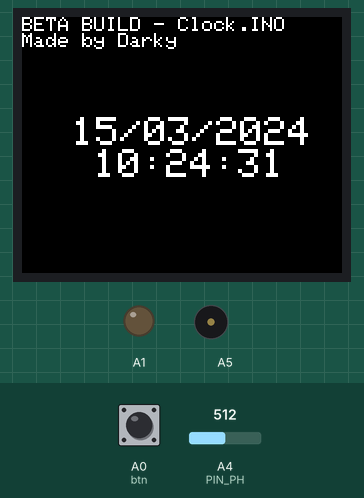
Simulated run of this sketch. Board: Arduino Uno, built with avr-gcc and run on an emulated ATmega328P. Parts: 160×128 colour display, output pins drawn as LEDs (lit = HIGH), buzzer (waves = sounding). Inputs (shaded band) come from the test bench; at power-on: A4 (PIN_PH) = 512, A0 (btn) HIGH. The local clock reads 2024-03-15 10:24:30 at power-on unless the sketch sets it; what the sketch prints to the serial monitor is not drawn.

Above: at 1.3 s.
1.4 s: A4 (PIN_PH) set to 887
3.6 s: A4 (PIN_PH) set to 915
At 4.9 s:
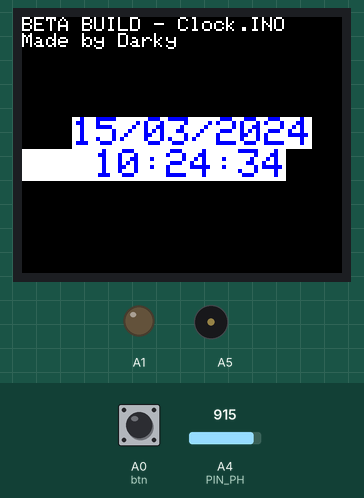
6.6 s: A0 (btn) pulled LOW for 0.15 s
At 7.1 s:
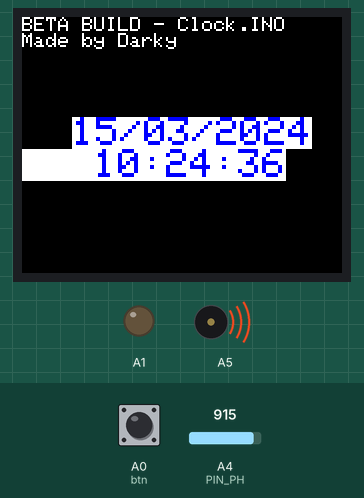
7.3 s: A4 (PIN_PH) set to 890
At 9.5 s:
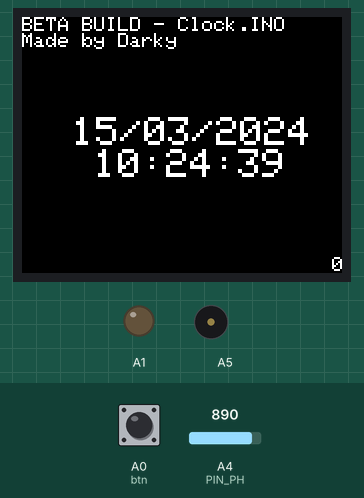
9.6 s: A0 (btn) pulsed LOW 5 times (0.12 s each, 0.3 s apart)
At 15.2 s:
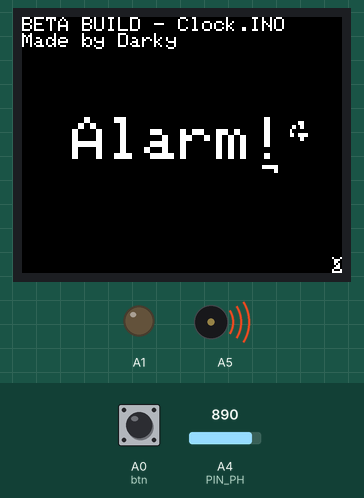
15.6 s: A0 (btn) pulled LOW for 1 s
At 18.0 s:
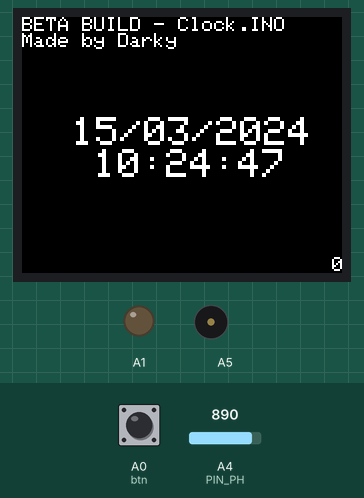
Timing chart, 0 to 18.2 s (numbered marks = the images above; inputs shaded):
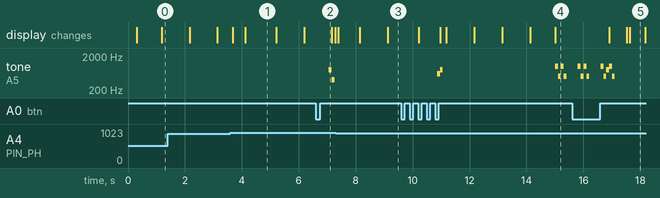

The sketch:

arduino.ino
```cpp
//Подключение библиотек
#include <TimeAlarms.h>
#include <TimeLib.h>
#include <Adafruit_GFX.h>
#include <Adafruit_ST7735.h>
#include <ThreeWire.h>
#include <RtcDS1302.h>
#include <SPI.h>image.png
#include <OneButton.h>
//Создание и установка переменных
ThreeWire myWire(4, 5, 2);
RtcDS1302<ThreeWire> Rtc(myWire);
#define TFT_CS     10
#define TFT_RST    8
#define TFT_DC     9
#define PIN_PH     A4
Adafruit_ST7735 tft = Adafruit_ST7735(TFT_CS, TFT_DC, TFT_RST);
char Printout[23];
#define countof(a) (sizeof(a) / sizeof(a[0]))
const String intro = "BETA BUILD - Clock.INO \nMade by Darky";
int gSeconds = 0;
int gMinutes = 0;
int gHours = 0;
int gDay = 0;
int gMonth = 0;
int gYear = 0;
const int chipSelect = 3;
int AlarmState = 1;
OneButton btn = OneButton(
  A0,  // Input pin for the button
  true,        // Button is active LOW
  true         // Enable internal pull-up resistor
);
//Функция для получения времени с RTC
void printDateTime(const RtcDateTime & dt)
{
    snprintf_P(Printout,
            countof(Printout),
            PSTR("%02u/%02u/%04u\n   %02u:%02u:%02u"),
            dt.Day(),
            dt.Month(),
            dt.Year(),
            dt.Hour(),
            dt.Minute(),
            dt.Second() );
    gSeconds = dt.Second();
    gMinutes = dt.Minute();
    gHours = dt.Hour();
    gDay = dt.Day();
    gMonth = dt.Month();
    gYear = dt.Year();
}
//Первичная настройка
void setup() {
  setTime(gHours, gMinutes, gSeconds, gDay, gMonth, gYear);
  Rtc.Begin();
  Serial.begin(9600);
  Serial.println(__DATE__);
  Serial.println(__TIME__);
  RtcDateTime compiled = RtcDateTime(__DATE__, __TIME__);
  if (!Rtc.IsDateTimeValid())
    {
        Serial.println("RTC lost confidence in the DateTime!");
        Rtc.SetDateTime(compiled);
    }
  tft.initR(INITR_BLACKTAB);
  tft.fillScreen(ST7735_WHITE);
  tft.setRotation(1);
  tft.setTextWrap(false);
  tft.fillScreen(ST7735_BLACK);
  tft.setCursor(0, 0);
  tft.setTextSize(1);
  tft.setTextColor(ST7735_WHITE);
  tft.println(intro);
  Serial.begin(9600);
  pinMode(A1, OUTPUT);
  btn.attachClick(click);
  btn.setClickTicks(100);
  Alarm.timerRepeat(15, AlarmMain);  //Для демонстрации!
  }
//Вспомогательные функции
void AlarmMain(){
  if (AlarmState == 1){
    tft.setCursor(40, 50);
    tft.setTextColor(ST7735_BLACK, ST7735_BLACK);
    tft.setTextSize(2);
    tft.println(Printout);
    tft.setTextColor(ST7735_WHITE, ST7735_BLACK);
    tft.setCursor(25, 50);
    tft.setTextSize(3);
    tft.println("Alarm!");
    digitalWrite(4, HIGH);
  }
  if (AlarmState == 0){
    digitalWrite(4, LOW);
  }
  while (AlarmState == 1){
    tone(A5, 1000, 100);
    delay(100);
    btn.tick();
    tone(A5, 500, 100);
    delay(100);
    btn.tick();
    tone(A5, 1000, 100);
    delay(100);
    btn.tick();
    tone(A5, 500, 100);
    delay(500);
    btn.tick();
  }
}
void click(){
  Serial.println("Received click signal!");
  if (AlarmState == 0){

    analogWrite(A1, 100);
    Serial.println("LED ON");
    AlarmState = 1;
    tone(A5, 600, 100);
    delay(100);
    tone(A5, 800, 100);
    digitalWrite(7, HIGH);
    tft.setCursor(155, 120);
    tft.setTextColor(ST7735_BLACK, ST7735_WHITE);
    tft.setTextSize(1);
    tft.println("0");
  }
  else if (AlarmState == 1){

    analogWrite(A1, 0);
    Serial.println("LED Off");
    AlarmState = 0;
    tone(A5, 800, 100);
    delay(100);
    tone(A5, 400, 100);
    digitalWrite(7, LOW);
    tft.setCursor(155, 120);
    tft.setTextColor(ST7735_WHITE, ST7735_BLACK);
    tft.setTextSize(1);
    tft.println("0");
  }
}
//Основной алгоритм
void loop() {
  Serial.println(analogRead(PIN_PH));
  tft.setCursor(25, 50);
  if (int((analogRead(PIN_PH))) < 900){
    tft.setTextColor(ST7735_WHITE, ST7735_BLACK);
  }
  else if (int((analogRead(PIN_PH))) > 900){
    tft.setTextColor(ST7735_BLUE, ST7735_WHITE);
  }
  tft.setTextSize(2);
  tft.println(Printout);
  RtcDateTime now = Rtc.GetDateTime();
  printDateTime(now);

  Alarm.delay(100);
  btn.tick();

}
```

Measured:
- the behaviour switches between 900 and 901 on A4 (PIN_PH) (found by bisection; images 0 and 1)
- after the input at 3.6 s, the display: first changes after 0.09 s (image 1 shows a later state)
- after the input at 6.6 s, tone on A5: silent → 800 Hz after 0.46 s, → 400 Hz 0.10 s later, → silent 0.10 s later
- after the input at 9.6 s, tone on A5: plays 600 Hz for 0.10 s, 800 Hz for 0.10 s, 1000 Hz for 0.10 s, 500 Hz for 0.10 s, 1000 Hz for 0.10 s, 500 Hz for 0.10 s, starting after 1.3 s
- after the input at 15.6 s, the display: first changes after 1.3 s (image 5 shows a later state)
- what the display in image 1 shows lasts 1.1 s, from 4.1 s to 5.2 s
- what the display in image 5 shows lasts 0.6 s, from 17.6 s to 18.2 s
